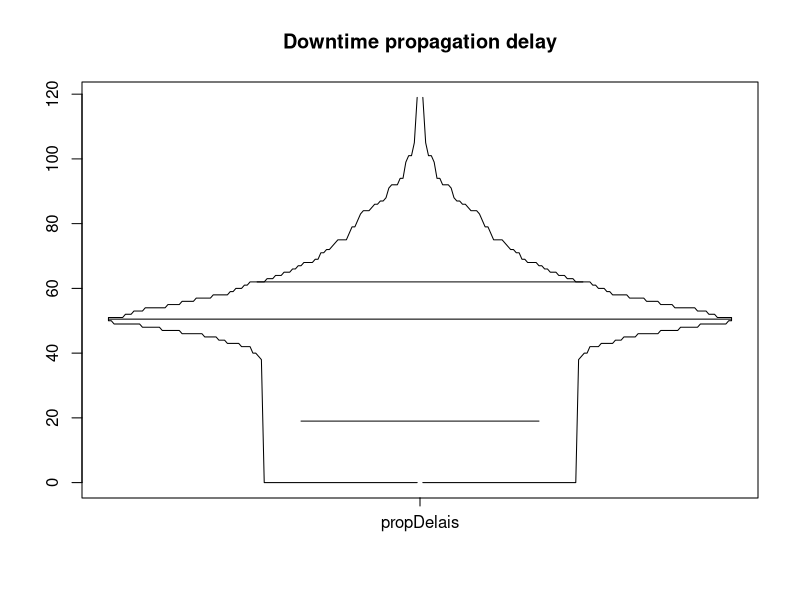
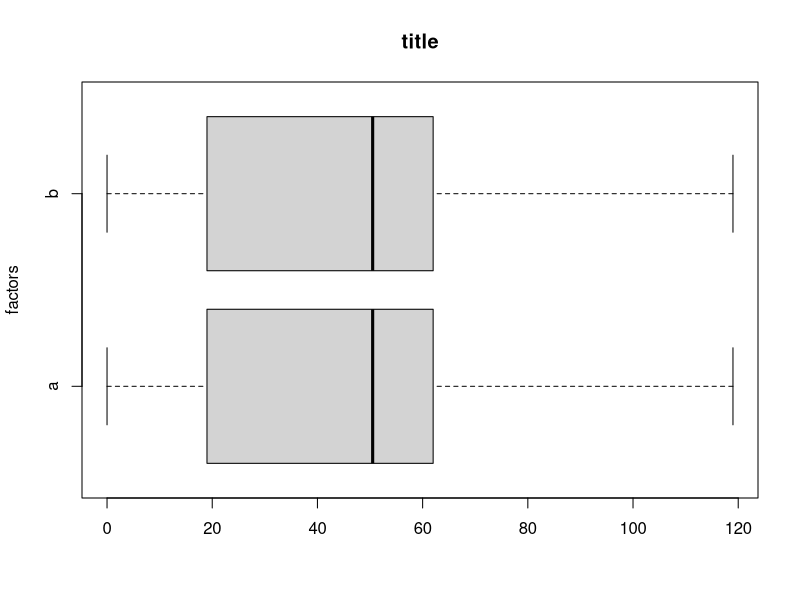

Reproduce these figures in R, in order.
propDelais <- c(0,88,60,81,0,60,87,84,0,69,72,72,0,56,50,84,0,46,92,65,0,51,58,54,0,56,62,64,0,55,49,92,0,57,49,54,0,51,67,57,0,47,56,62,0,68,66,87,0,46,58,54,0,49,55,60,0,49,68,57,0,45,67,51,0,47,58,75,0,63,46,59,0,101,64,101,0,83,62,94,0,46,52,86,0,47,57,68,0,53,49,52,0,43,46,55,0,79,47,54,0,47,51,50,0,54,44,61,0,94,49,48,0,84,48,45,0,119,71,65,0,105,61,75,0,46,44,99,0,53,55,49,0,54,55,85,0,48,57,53,0,57,49,52,0,48,53,47,0,44,74,92,0,68,91,54,0,71,73,79,0,75,48,59,0,43,48,62,0,65,64,62,0,46,49,43,0,43,48,45,0,38,51,69,0,42,75,62,0,39,42,58,0,56,77,86,0,42,45,58,0,63,49,46,0,45,42,58,0,40,56,54,0,47,43,63,0,40,51,66)
netSize <- c(0,0,0,0,0,0,0,0,0,0,0,0,0,0,0,0,0,0,0,0,0,0,0,0,0,0,0,0,0,0,0,0,0,0,0,0,0,0,0,0,0,0,0,0,0,0,0,0,0,0,0,0,0,0)


library(Hmisc)
bpplot(propDelais,main="Downtime propagation delay")
boxplot(propDelais, propDelais, names = c("a", "b"), horizontal = TRUE, ylab = "factors", main = "title")
